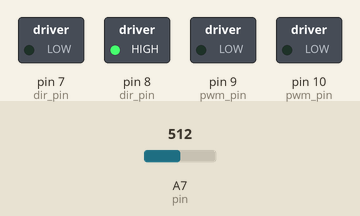
A program run on a simulated Arduino Nano, built with avr-gcc and run on an emulated ATmega328P. Shown: switched loads named in the program (green lamp = pin HIGH). Inputs (shaded band) come from the test bench; at power-on: A7 (pin) = 512. What the program prints to the serial monitor is not drawn.

Above: at 0.1 s.
Timing chart, 0 to 1.6 s (numbered marks = the images above):
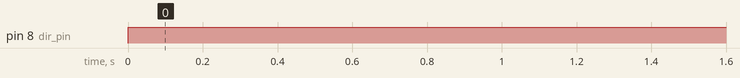

Measured:
- by itself, pin 8 (dir_pin): LOW → HIGH at 0.00 s

The program:

main.cpp
```cpp
#include <Arduino.h>

#include "drivers/driver_manager.hpp"

void setup()
{
  drivers::init();

  Serial.begin(115200);
}

void loop()
{
  drivers::motor_left.set_voltage(0.0);
  drivers::motor_right.set_voltage(0.0);

  Serial.println(drivers::battery_volts_driver.get_volts());
  delay(100);
}
```

battery_volts.cpp
```cpp
#include "battery_volts.hpp"

#include <Arduino.h>

namespace drivers::battery_volts
{
    void BatteryVoltsDriver::init()
    {
        pinMode(pin, INPUT);
    }

    float BatteryVoltsDriver::get_volts()
    {
        return (float)analogRead(pin) / 1024.0 * 5.0 * scale;
    }
}; // namespace drivers::battery_volts
```

battery_volts.hpp
```cpp
#pragma once

#include <inttypes.h>

namespace drivers::battery_volts
{
    struct BatteryVoltsParams
    {
        float scale;
        uint8_t pin;
    };

    class BatteryVoltsDriver : public BatteryVoltsParams
    {
    public:
        BatteryVoltsDriver(BatteryVoltsParams &params) : BatteryVoltsParams(params) {};
        void init();
        float get_volts();
    };
};
```

driver_manager.cpp
```cpp
#include "driver_manager.hpp"

#include <Arduino.h>

namespace drivers
{
    battery_volts::BatteryVoltsParams battery_volts_params = {
        .scale = 2.0,
        .pin = A7};

    battery_volts::BatteryVoltsDriver battery_volts_driver(battery_volts_params);

    float get_voltage()
    {
        return battery_volts_driver.get_volts();
    }

    motor::MotorParams motor_left_params = {
        .dir_pin = 7,
        .pwm_pin = 9,
        .polarity = 0,
        .get_voltage = get_voltage};

    motor::MotorParams motor_right_params = {
        .dir_pin = 8,
        .pwm_pin = 10,
        .polarity = 1,
        .get_voltage = get_voltage};

    motor::MotorDriver motor_left(motor_left_params);
    motor::MotorDriver motor_right(motor_right_params);

    void init()
    {
        battery_volts_driver.init();
        motor_left.init();
        motor_right.init();
    }
};
```

driver_manager.hpp
```cpp
#pragma once

#include "motor/motor.hpp"
#include "battery_volts/battery_volts.hpp"

namespace drivers
{

    extern battery_volts::BatteryVoltsDriver battery_volts_driver;
    extern motor::MotorDriver motor_left, motor_right;

    void init();

};
```

motor.cpp
```cpp
#include "motor.hpp"

#include <Arduino.h>

namespace drivers::motor
{
    void MotorDriver::init()
    {
        pinMode(dir_pin, OUTPUT);
        pinMode(pwm_pin, OUTPUT);
    }

    void MotorDriver::set_voltage(float u)
    {
        digitalWrite(dir_pin, (u > 0) ^ polarity);

        int pwm = constrain(abs(u) / get_voltage() * 255, 0, 255);

        analogWrite(pwm_pin, pwm);
    }

}; // namespace drivers::motor

/*

u>0 |p  | ^
0   |0  | 0
1   |0  | 1
0   |1  | 1
1   |1  | 0

*/
```

motor.hpp
```cpp
#pragma once

#include <inttypes.h>

namespace drivers::motor
{
    struct MotorParams
    {
        uint8_t dir_pin;
        uint8_t pwm_pin;
        uint8_t polarity; // 0 = normal, 1 = reversed
        float (*get_voltage)();
    };

    class MotorDriver : public MotorParams
    {
    public:
        MotorDriver(MotorParams &params) : MotorParams(params) {};
        void init();
        void set_voltage(float u);
    };
}; // namespace drivers::motor
```
